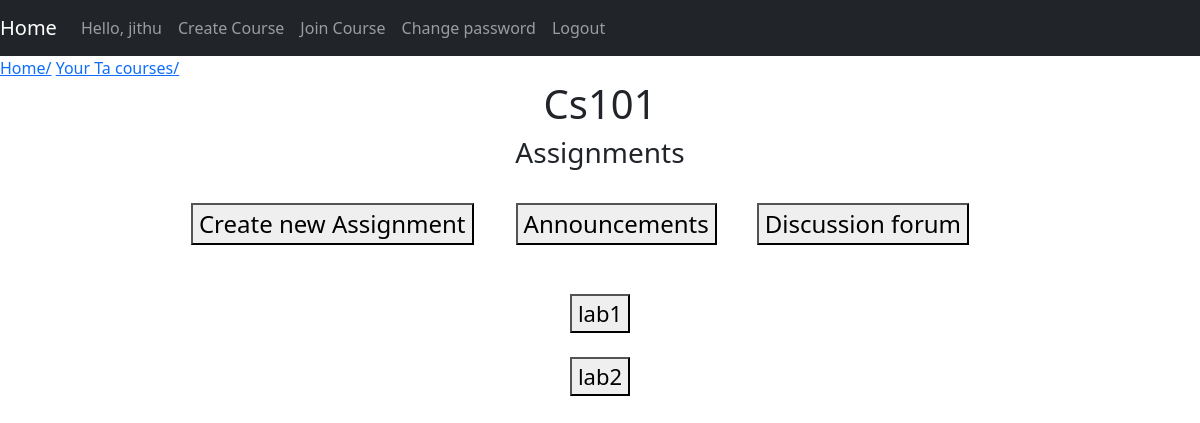
Screenshot of /viewtacourses/Cs101/ (signed in) with the database file from the repository.
### moodle/models.py (models this page shows, shortened)
class Coursescreated(models.Model):
  	user = models.ForeignKey(User, on_delete = models.CASCADE)
  	title = models.CharField(max_length = 50)
  	coursecode = models.CharField(max_length=5,validators=[RegexValidator(regex=r'^\w{5}$', message='Length has to be 5')])
  	dis_status=models.BooleanField(default=True)

class Assignment(models.Model):
  	course = models.ForeignKey(Coursescreated, on_delete = models.CASCADE)
  	name = models.CharField(max_length = 50)
  	file=models.FileField(upload_to='',blank=True)
  	statement = models.TextField(blank=True)
  	total = models.PositiveIntegerField()
  	date_created=models.DateTimeField(auto_now_add=True,null=True)
  	deadline=models.DateTimeField(null = True,blank=True)
  	csvfile = models.FileField(upload_to='',blank=True)
  	weightage=models.DecimalField(max_digits=5,decimal_places=2,null=True)

### moodle/views.py (the view)
# urls.py: path('viewtacourses/<str:pk>/',views.viewtacourses,name='viewtacourses'),
@login_required(login_url='login')
def viewtacourses(request,pk):
	course=Coursescreated.objects.filter(title=pk)
	course=course[0]
	obj=Ta.objects.filter(user=request.user,course=course)
	obj=obj[0]
	givefeedback=obj.givefeedback
	enroll_student=obj.enroll_student
	create_assignment=obj.create_assignment
	Assignments=Assignment.objects.filter(course=course)
	return render(request,'moodle/viewtacourses.html',{'Assignments':Assignments,'title':pk,'givefeedback':givefeedback,'enroll_student':enroll_student,'create_assignment':create_assignment})

### moodle/templates/moodle/viewtacourses.html (shortened to what this page needs)
{% extends 'moodle/main.html' %}
{% block content %}
<a href="{% url 'home' %}">  Home/</a>
<a href="{% url 'tacourses' %}">Your Ta courses/</a>
<center>
	<h1 >{{title}}</h1>
	<h3>Assignments</h3><br>
	<table>
		<tr>
			<td>
				{% if create_assignment %}
				<a href="{% url 'assignment' title %}"><button style="font-size: 24px;">Create new Assignment</button></td>
				{% endif %}
			<td></td>
			<td></td>
			<td></td>
			<td></td>
			<td></td>
			<td></td>
			<td></td>
			<td></td>
			<td></td>
			<td></td>
			<td></td>
			<td></td>
			<td></td>
			<td></td>
			<td></td>
			<td></td>
			<td></td>
			<td></td>
			<td></td>
			<td></td>
			<td>
				<a href="{% url 'announcement' title %}"><button style="font-size: 24px;">Announcements</button>
			</td>
			<td></td>
			<td></td>
			<td></td>
			<td></td>
			<td></td>
			<td></td>
			<td></td>
			<td></td>
			<td></td>
			<td></td>
			<td></td>
			<td></td>
			<td></td>
			<td></td>
			<td></td>
			<td></td>
			<td></td>
			<td></td>
			<td></td>
			<td>
				<a href="{% url 'discussion' title %}"><button style="font-size: 24px;">Discussion forum</button></a>
			</td>
			<td></td>
			<td></td>
			<td></td>
			<td></td>
			<td></td>
			<td></td>
			<td></td>
			<td></td>
			<td></td>
			<td></td>
			<td></td>
			<td></td>
			<td></td>
			<td></td>
			<td></td>
			<td></td>
			<td></td>
			<td></td>
			<td></td>
			<td>
		</tr>
	</table>
	<br>
	<br>
{% for Assignment in Assignments %}
	<a href="{% url 'viewSubmissionta' title Assignment.name %}"><button style="font-size: 22px;">{{Assignment.name}}</button></a> <br> <br>
{% endfor %}
</center>
{% endblock %}

### moodle/templates/moodle/dashboard.html (shortened to what this page needs)
 <nav class="navbar navbar-expand-lg navbar-dark bg-dark">
   <a class="navbar-brand" href="{% url 'home' %}">Home</a>
  <div class="collapse navbar-collapse" id="navbarNavAltMarkup">
    <div class="navbar-nav">
      <a class="nav-item nav-link">Hello, {{request.user}}</a>
      <a class="nav-item nav-link" href="{% url 'createcourse' %}">Create Course</a>
      <a class="nav-item nav-link" href="{% url 'joincourse' %}">Join Course</a>
      <a class="nav-item nav-link" href="{% url 'reset' %}">Change password</a>
      <a class="nav-item nav-link" href="{% url 'logout' %}">Logout</a>
    </div>
  </div>
</nav>

### rows the page displays
Coursescreated: title "Cs101"
Assignment: name "lab1"
Assignment: name "lab2"

### other values shown
{{ request.user }} "jithu"
